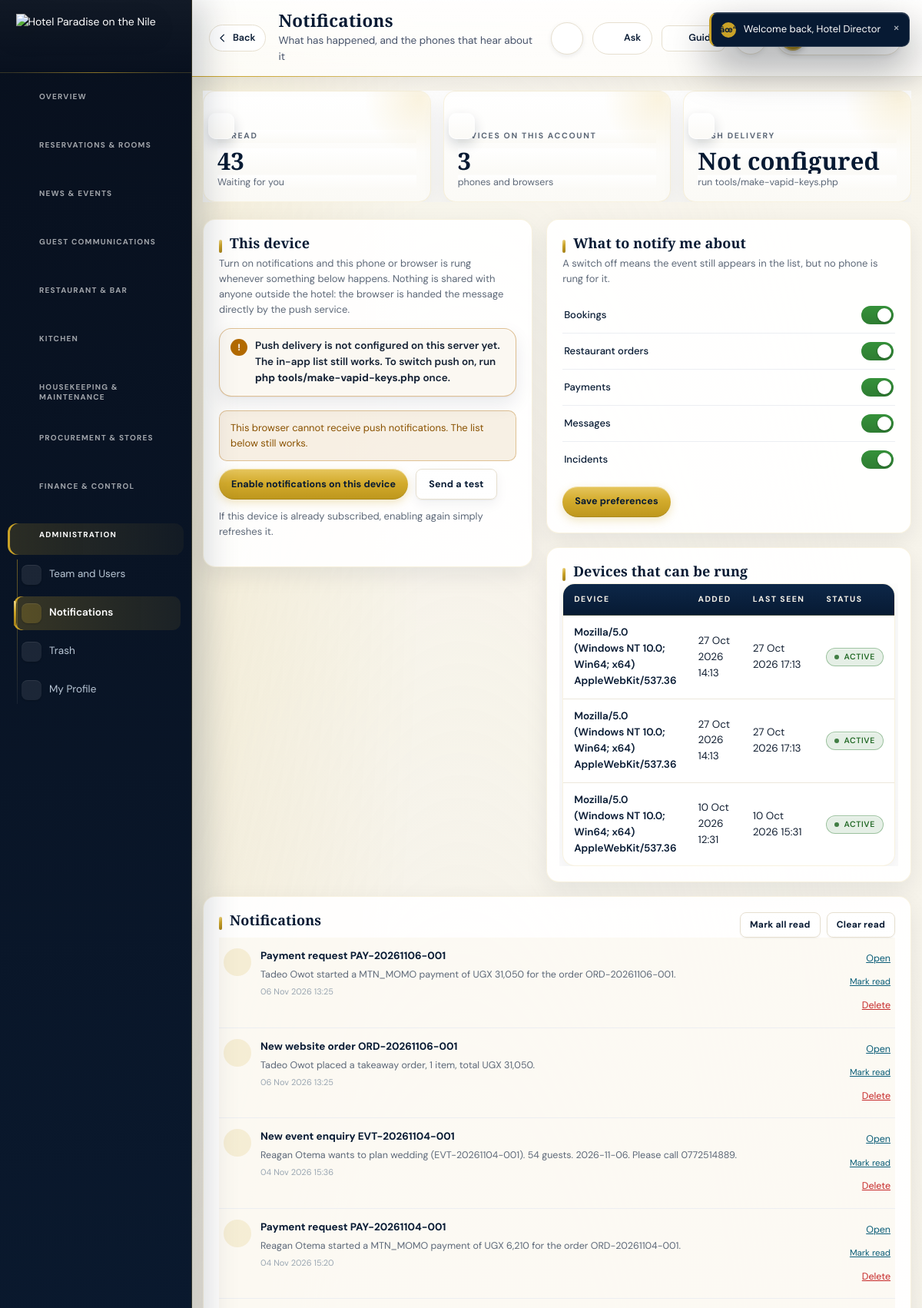
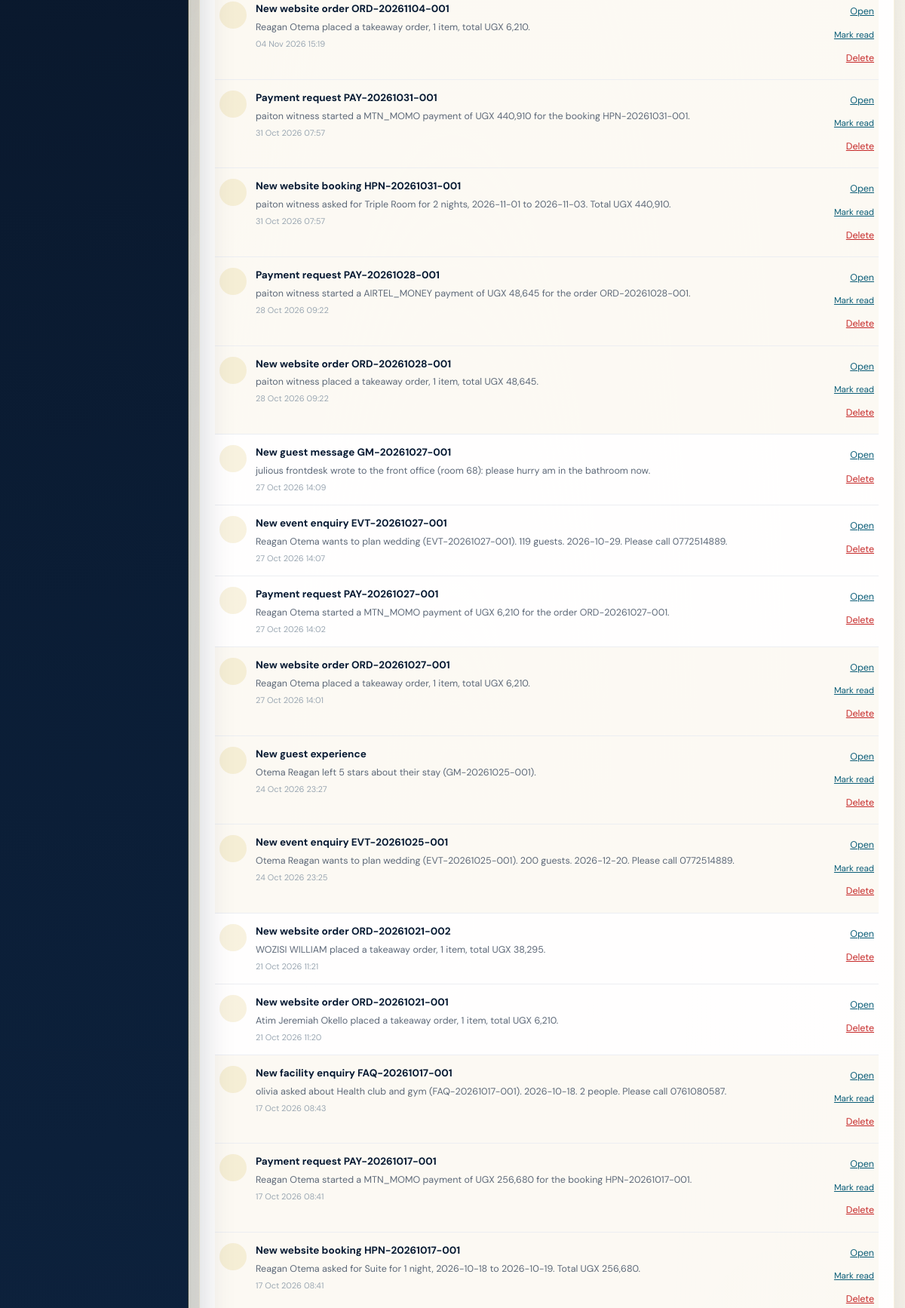
/backend-php/index.php?page=notifications (signed in, upper part), run on the app's committed database (2 pictures, top to bottom).
### tables this page shows
CREATE TABLE `notification_devices` (
  `id` bigint(20) UNSIGNED NOT NULL,
  `user_id` bigint(20) UNSIGNED NOT NULL,
  `platform` enum('web','android','ios','other') NOT NULL,
  `push_token` varchar(500) NOT NULL,
  `p256dh` varchar(255) DEFAULT NULL,
  `auth` varchar(255) DEFAULT NULL,
  `active` tinyint(1) DEFAULT 1,
  `user_agent` varchar(255) DEFAULT NULL,
  `last_seen_at` datetime DEFAULT NULL,
  `created_at` timestamp NOT NULL DEFAULT current_timestamp()
);

CREATE TABLE `notifications` (
  `id` bigint(20) UNSIGNED NOT NULL,
  `user_id` bigint(20) UNSIGNED NOT NULL,
  `type` varchar(100) NOT NULL,
  `title` varchar(190) NOT NULL,
  `body` text NOT NULL,
  `data` longtext DEFAULT NULL CHECK (json_valid(`data`)),
  `read_at` datetime DEFAULT NULL,
  `created_at` timestamp NULL DEFAULT current_timestamp()
);

### backend-php/modules/notifications.php (the view, shortened to what the rows shown need)
<?php
require_once __DIR__.'/../app/notify.php';
$u=current_user();
$uid=(int)($u['id']??0);
$installed=notify_ready();
$items=$installed?notify_list($uid,40):[];
$devices=$installed?notify_devices($uid):[];
page_head('Notifications','notifications','What has happened, and the phones that hear about it');
echo '<div class="twoCol">';
echo '<div class="panel"><h2>This device</h2>';
echo '</div>';
echo '<div>';
 echo '<div class="panel"><h2>What to notify me about</h2>';
 echo '<form method="post" action="'.BASE.'/index.php?page=notifications&act=prefs">'.csrf_field();
 echo '</form></div>';
 echo '<div class="panel"><h2>Devices that can be rung</h2>';
 if($devices===[]){
  empty_state('No devices yet','Enable notifications on a phone and it will appear here.');
 }else{
  echo '<div class="tableScroll"><table class="tbl"><thead><tr><th>Device</th><th>Added</th><th>Last seen</th><th>Status</th></tr></thead><tbody>';
  foreach($devices as $d){
   $active=(int)$d['active']===1;
   echo '<tr><td>'.e(substr((string)($d['user_agent']??''),0,60)?:'Web browser').'</td>';
   echo '<td>'.e(fmtdt($d['created_at'])).'</td>';
   echo '<td>'.e(fmtdt($d['last_seen_at'])).'</td>';
   echo '<td>'.($active?badge('active','ok'):badge('off','grey')).'</td></tr>';
  }
  echo '</tbody></table></div>';
 }
 echo '</div>';
echo '</div>';
echo '</div>';
echo '<div class="panel"><div class="panelHead"><h2>Notifications</h2>';
echo '<div class="bar">';
echo '</div></div>';
if($items===[]){
 empty_state('Nothing yet','Bookings, orders and payments raised on the website will show up here.');
}else{
 echo '<ul class="notifyList" id="notifyList">';
 foreach($items as $n){
  $isRead=$n['read_at']!==null;
  echo '<li class="'.($isRead?'':'unread').'" data-id="'.(int)$n['id'].'"'
   .' data-type="'.e($n['type']).'" data-title="'.e($n['title']).'"'
   .' data-body="'.e($n['body']).'" data-when="'.e(fmtdt($n['created_at'])).'">';
  echo '<span class="nIco">'.svg_icon($n['type']==='payment'?'coins':($n['type']==='order'?'pot':($n['type']==='booking'?'calendar':'bell'))).'</span>';
  echo '<div class="nBody nOpenWrap" role="button" tabindex="0" aria-label="Open notification"><b>'.e($n['title']).'</b><p>'.e($n['body']).'</p><small>'.e(fmtdt($n['created_at'])).'</small></div>';
  echo '<div class="nActions">';
  echo '<button type="button" class="nOpen linkish" data-id="'.(int)$n['id'].'">Open</button>';
  if(!$isRead) echo '<button type="button" class="nRead linkish" data-id="'.(int)$n['id'].'">Mark read</button>';
  echo '<button type="button" class="nDel linkish danger" data-id="'.(int)$n['id'].'">Delete</button>';
  echo '</div>';
  echo '</li>';
 }
 echo '</ul>';
}
echo '</div>';
page_foot();

### backend-php/app/layout.php (shortened to what the rows shown need)
<?php
require_once __DIR__.'/notify.php';
function nav_groups(): array{
  return [
   ['label'=>'Overview','items'=>[
     'dashboard'=>'Dashboard','overview'=>'CEO / Director','integrity'=>'Integrity & Control']],
   ['label'=>'Reservations & Rooms','items'=>[
     'reservations'=>'Reservations','rooms'=>'Rooms','guests'=>'Guests']],
   ['label'=>'News & Events','items'=>[
     'news'=>'News & Careers','events'=>'Events & Enquiries']],
   ['label'=>'Guest Communications','items'=>[
     'messages'=>'Guest Messages','testimonials'=>'Guest Experiences']],
   ['label'=>'Restaurant & Bar','items'=>[
     'restaurant'=>'Restaurant Dashboard','bar'=>'Bar Dashboard','pos'=>'POS and Orders','fnb'=>'Food and Beverage']],
   ['label'=>'Kitchen','items'=>[
     'kitchen'=>'Kitchen']],
   ['label'=>'Housekeeping & Maintenance','items'=>[
     'shifts'=>'Shifts']],
   ['label'=>'Procurement & Stores','items'=>[
     'inventory'=>'Inventory','suppliers'=>'Suppliers','purchases'=>'Purchases']],
['label'=>'Finance & Control','items'=>[
      'cashier'=>'Cashier Workspace','accountant'=>'Accountant Workspace','auditor'=>'Auditor Workspace','finance'=>'Finance','invoices'=>'Invoices','expenses'=>'Expenses','approvals'=>'Approvals','reports'=>'Reports','audit'=>'Audit Trail']],
   ['label'=>'Administration','items'=>[
     'users'=>'Team and Users','notifications'=>'Notifications','trash'=>'Trash','profile'=>'My Profile']],
  ];
}
function nav_group_icon(string $label): string{
  $map=['overview'=>'grid','reservation'=>'calendar','news'=>'event','restaurant'=>'fork',
    'kitchen'=>'pot','housekeep'=>'bed','procurement'=>'bag','finance'=>'coins','administration'=>'user',
    'guest comm'=>'globe'];
  $l=strtolower($label);
  foreach($map as $re=>$ico){ if(strpos($l,$re)!==false) return $ico; }
  return 'grid';
}
function svg_icon(string $name): string{
 $d=$p[$name]??$p['grid'];
 return '<svg viewBox="0 0 24 24" aria-hidden="true">'.$d.'</svg>';
}
function page_head(string $title,string $active='dashboard',string $sub=''): void{
 $roleKey=roles_of()[0]??'';
 echo '<!doctype html><html lang="en"><head><meta charset="utf-8"><meta name="viewport" content="width=device-width,initial-scale=1,viewport-fit=cover">';
 echo '<link rel="stylesheet" href="'.BASE.'/assets/admin.css">'; echo '<link rel="stylesheet" href="'.BASE.'/assets/luxury-admin.css">';
 echo '</head><body data-page="'.e($active).'" data-role="'.e($roleKey).'"><div class="app">';
  foreach(nav_groups() as $group){
   echo '<span class="gIco">'.svg_icon(nav_group_icon($group['label'])).'</span>';
  }
 echo '<div class="main" id="mainContent"><div class="ambient" aria-hidden="true"></div><header class="top">';
 echo '<div class="topTitles"><h1 class="pageTitle">'.e($title).'</h1>'.($sub?'<p class="pageSub">'.e($sub).'</p>':'').'</div>';
 echo '<div class="topRight">';
 echo '<div class="profMenu" id="profMenu" hidden>';
 echo '</div></div></header>';
 echo '<div class="content">';
}
function page_foot(): void{
 echo '</div></div>';
 echo '</div>';
 echo '</body></html>';
}

### backend-php/app/bootstrap.php (shortened to what the rows shown need)
<?php
if(!function_exists('hp_config')){
 function hp_config(): array{
  $file=__DIR__.'/../config.php';
  if(!is_readable($file)) return $cfg=[];
  $got=include $file;
  return $cfg=is_array($got)?$got:[];
 }
}
function db_config(): array{
 $fromFile=hp_config();
 $fromConfig=function(string $path) use($fromFile){
  $node=$fromFile;
  foreach(explode('.',$path) as $step){
   if(!is_array($node)||!array_key_exists($step,$node)) return null;
   $node=$node[$step];
  }
  return $node;
 };
 $pick=function(string $path,string $env,string $fallback) use($fromConfig): string{
  $v=getenv($env);
  if(is_string($v)&&$v!=='') return $v;
  $v=$fromConfig($path);
  if(is_string($v)&&$v!=='') return $v;
  return $fallback;
 };
 $host=$pick('db.host','HP_DB_HOST','127.0.0.1');
 $port=$pick('db.port','HP_DB_PORT','');
 return $cfg=[
  'dsn'=>'mysql:host='.$host.($port!==''?';port='.$port:'').';charset=utf8mb4',
  'host'=>$host,'port'=>$port,
  'name'=>$pick('db.name','HP_DB_NAME','hotelpardise_system'),
  'user'=>$pick('db.user','HP_DB_USER','hotelpardise_system'),
  'pass'=>$pick('db.pass','HP_DB_PASS',''),
  'web'=>[
   'name'=>$pick('web_db.name','HP_WEB_DB_NAME','hotelpardise_website'),
   'user'=>$pick('web_db.user','HP_WEB_DB_USER','hotelpardise_website'),
   'pass'=>$pick('web_db.pass','HP_WEB_DB_PASS',''),
  ],
 ];
}
function db_connect(string $dsn,string $dbName,string $user,string $pass): PDO{
  try{
   return new PDO($dsn.';dbname='.$dbName,$user,$pass,[
    PDO::ATTR_ERRMODE=>PDO::ERRMODE_EXCEPTION,
    PDO::ATTR_DEFAULT_FETCH_MODE=>PDO::FETCH_ASSOC
   ]);
  }catch(PDOException $e){
   $reason=db_failure_reason($e,$dbName,$user);
   error_log('[hotel db] cannot open '.$dbName.' as '.$user.'@'.db_config()['host']
    .' [SQLSTATE '.$e->getCode().']: '.$reason);
   throw new RuntimeException($reason,0);
  }
}
function db(): PDO{
  static $pdo=null;
  if($pdo===null){
   $c=db_config();
   try{
    $pdo=db_connect($c['dsn'],$c['name'],$c['user'],$c['pass']);
   }catch(RuntimeException $e){
    db_setup_page($e->getMessage());
   }
  }
  return $pdo;
}
function q(string $sql,array $p=[]){ $st=db()->prepare($sql); $st->execute($p); return $st; }
function rows(string $sql,array $p=[]){ return q($sql,$p)->fetchAll(); }
function hp_table_exists(string $table): bool{
 try{
  $pattern=str_replace(['\\','_','%'],['\\\\','\\_','\\%'],$table);
  $st=db()->query('SHOW TABLES LIKE '.db()->quote($pattern));
  return (bool)$st->fetchColumn();
 }catch(Throwable $e){ return false; }
}
function e($v=null): string{ return htmlspecialchars((string)$v,ENT_QUOTES,'UTF-8'); }
function fmtdt($d): string{ return $d?date('d M Y H:i',strtotime((string)$d)):''; }
function current_user(): ?array{ return $_SESSION['user']??null; }
function roles_of(): array{ return $_SESSION['roles']??[]; }
function page_allowed(string $page): bool{
 $r=roles_of();
 $map=page_caps();
 $allowed=$map[$page];
 if($allowed===[]) return true;
 return (bool)array_intersect($r,$allowed);
}
function badge(string $text,string $tone='grey'): string{
 static $tones=['ok'=>1,'warn'=>1,'bad'=>1,'gold'=>1,'navy'=>1,'blue'=>1,'grey'=>1];
 $t=isset($tones[$tone])?$tone:'grey';
 return '<span class="badge '.e($t).'">'.e($text).'</span>';
}

### data on the page
notification_devices: user_agent "Mozilla/5.0 (Windows NT 10.0; Win64; x64) AppleWebKit/537.36", created_at "27 Oct 2026 14:13", last_seen_at "27 Oct 2026 17:13"
notification_devices: user_agent "Mozilla/5.0 (Windows NT 10.0; Win64; x64) AppleWebKit/537.36", created_at "27 Oct 2026 14:13", last_seen_at "27 Oct 2026 17:13"
notification_devices: user_agent "Mozilla/5.0 (Windows NT 10.0; Win64; x64) AppleWebKit/537.36", created_at "10 Oct 2026 12:31", last_seen_at "10 Oct 2026 15:31"
notifications: title "Payment request PAY-20261106-001", body "Tadeo Owot started a MTN_MOMO payment of UGX 31,050 for the order ORD-20261106-001.", created_at "06 Nov 2026 13:25"
notifications: title "New website order ORD-20261106-001", body "Tadeo Owot placed a takeaway order, 1 item, total UGX 31,050.", created_at "06 Nov 2026 13:25"
notifications: title "New event enquiry EVT-20261104-001", body "Reagan Otema wants to plan wedding (EVT-20261104-001). 54 guests. 2026-11-06. Please call 0772514889.", created_at "04 Nov 2026 15:36"
notifications: title "Payment request PAY-20261104-001", body "Reagan Otema started a MTN_MOMO payment of UGX 6,210 for the order ORD-20261104-001.", created_at "04 Nov 2026 15:20"
notifications: title "New website order ORD-20261104-001", body "Reagan Otema placed a takeaway order, 1 item, total UGX 6,210.", created_at "04 Nov 2026 15:19"
notifications: title "Payment request PAY-20261031-001", body "paiton witness started a MTN_MOMO payment of UGX 440,910 for the booking HPN-20261031-001.", created_at "31 Oct 2026 07:57"
notifications: title "New website booking HPN-20261031-001", body "paiton witness asked for Triple Room for 2 nights, 2026-11-01 to 2026-11-03. Total UGX 440,910.", created_at "31 Oct 2026 07:57"
notifications: title "Payment request PAY-20261028-001", body "paiton witness started a AIRTEL_MONEY payment of UGX 48,645 for the order ORD-20261028-001.", created_at "28 Oct 2026 09:22"
notifications: title "New website order ORD-20261028-001", body "paiton witness placed a takeaway order, 1 item, total UGX 48,645.", created_at "28 Oct 2026 09:22"
notifications: title "New guest message GM-20261027-001", body "julious frontdesk wrote to the front office (room 68): please hurry am in the bathroom now.", created_at "27 Oct 2026 14:09"
notifications: title "New event enquiry EVT-20261027-001", body "Reagan Otema wants to plan wedding (EVT-20261027-001). 119 guests. 2026-10-29. Please call 0772514889.", created_at "27 Oct 2026 14:07"
notifications: title "Payment request PAY-20261027-001", body "Reagan Otema started a MTN_MOMO payment of UGX 6,210 for the order ORD-20261027-001.", created_at "27 Oct 2026 14:02"
notifications: title "New website order ORD-20261027-001", body "Reagan Otema placed a takeaway order, 1 item, total UGX 6,210.", created_at "27 Oct 2026 14:01"
notifications: title "New guest experience", body "Otema Reagan left 5 stars about their stay (GM-20261025-001).", created_at "24 Oct 2026 23:27"
notifications: title "New event enquiry EVT-20261025-001", body "Otema Reagan wants to plan wedding (EVT-20261025-001). 200 guests. 2026-12-20. Please call 0772514889.", created_at "24 Oct 2026 23:25"
notifications: title "New website order ORD-20261021-002", body "WOZISI WILLIAM placed a takeaway order, 1 item, total UGX 38,295.", created_at "21 Oct 2026 11:21"
notifications: title "New website order ORD-20261021-001", body "Atim Jeremiah Okello placed a takeaway order, 1 item, total UGX 6,210.", created_at "21 Oct 2026 11:20"
notifications: title "New facility enquiry FAQ-20261017-001", body "olivia asked about Health club and gym (FAQ-20261017-001). 2026-10-18. 2 people. Please call 0761080587.", created_at "17 Oct 2026 08:43"
notifications: title "Payment request PAY-20261017-001", body "Reagan Otema started a MTN_MOMO payment of UGX 256,680 for the booking HPN-20261017-001.", created_at "17 Oct 2026 08:41"
notifications: title "New website booking HPN-20261017-001", body "Reagan Otema asked for Suite for 1 night, 2026-10-18 to 2026-10-19. Total UGX 256,680.", created_at "17 Oct 2026 08:41"

### other printed values
$group['label'] "OVERVIEW"
$group['label'] "RESERVATIONS & ROOMS"
$group['label'] "NEWS & EVENTS"
$group['label'] "GUEST COMMUNICATIONS"
$group['label'] "RESTAURANT & BAR"
$group['label'] "KITCHEN"
$group['label'] "HOUSEKEEPING & MAINTENANCE"
$group['label'] "PROCUREMENT & STORES"
$group['label'] "FINANCE & CONTROL"
$group['label'] "ADMINISTRATION"
$label "Team and Users"
$label "Notifications"
$label "Trash"
$label "My Profile"
$title "Notifications"
